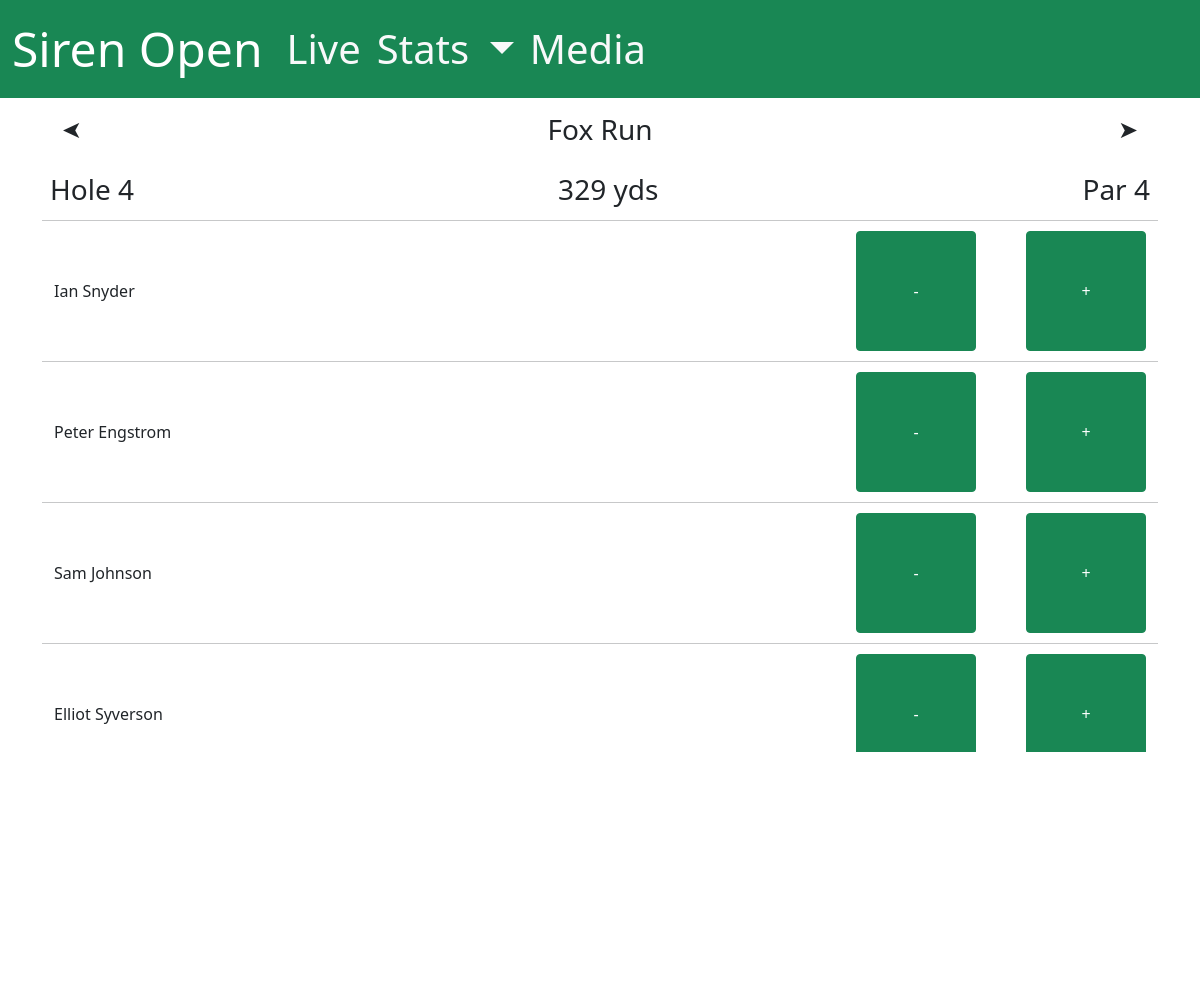
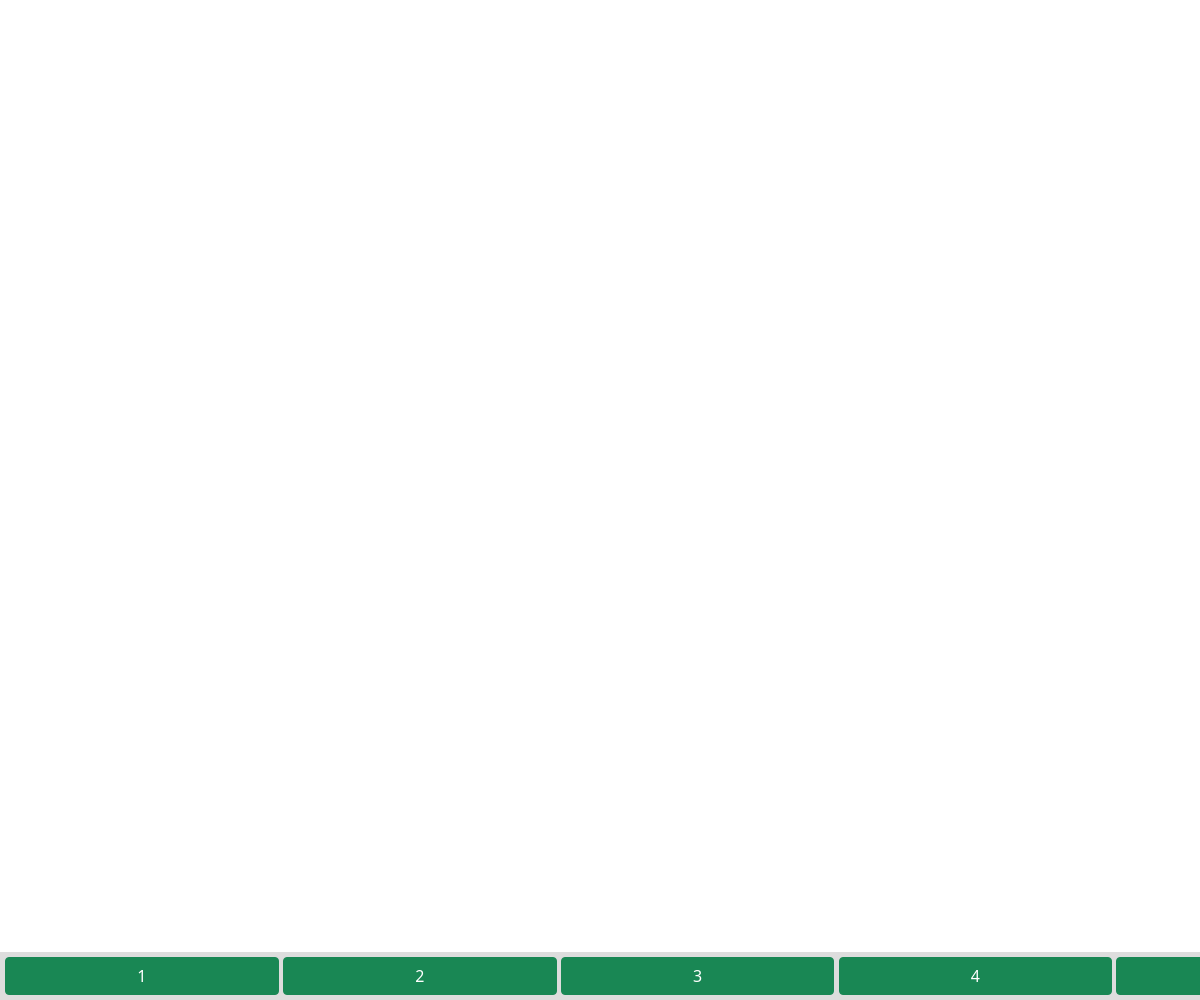
The page /live/Fox Run/4 on the database its author committed (2 pictures, top to bottom).
### app/models.py (models this page shows, shortened)
class Course(db.Model):
    __tablename__ = 'course'
    id = mapped_column(Integer, primary_key=True)
    name = mapped_column(String(255), nullable=False)
    layouts = relationship("Layout", backref="course")

class Hole(db.Model):
    __tablename__ = 'hole'
    id = mapped_column(Integer, primary_key=True)
    number = mapped_column(Integer, nullable=False) # Hole number on the course
    par = mapped_column(Integer, nullable=False) # Hole number on the course
    distance = mapped_column(Integer) # Hole number on the course
    layouts = relationship("Layout", secondary="layout_holes", viewonly=True)
    scores = relationship("HoleScore", backref="hole")

class HoleScore(db.Model):
    __tablename__ = 'hole_score'
    __table_args__ = (
        db.PrimaryKeyConstraint('round_id', 'hole_id'),
    )
    round_id = mapped_column(Integer, ForeignKey('round.id'), primary_key=True)
    hole_id = mapped_column(Integer, ForeignKey('hole.id'), primary_key=True)
    score = mapped_column(Integer)

class Golfer(db.Model):
    __tablename__ = 'golfer'  # Explicitly set the table name
    id = mapped_column(Integer, primary_key=True)
    name = mapped_column(String(255), nullable=False)
    rounds = relationship("Round", backref="golfer")  # Relationship to Round

### app/routes/live.py (the view)
@app.route('/live/<course>/<hole>')
def live_detail(course: str = 'Fox Run', hole: int = 1):
    return render_live_detail(course=course, hole=hole)

### app/handlers/live.py (called while the page is built)
def render_live_detail(course: str, hole: int):
    all_courses = sorted([c.name for c in db.session.query(Course).all()])
    hole_scores = (
        db.session.query(HoleScore)
        .join(Hole)
        .join(Round)
        .join(Layout)
        .join(Course)
        .join(Tournament)
    ).filter(
        (Course.name == course) &
        (Tournament.year == CURRENT_YEAR) &
        (Hole.number == int(hole))
    ).all()
    num_holes = len(hole_scores[0].round.layout.holes)
    hole = hole_scores[0].hole
    return render_template(
        'live/live_detail.html',
        all_courses=all_courses,
        course=course,
        num_holes=num_holes,
        hole=hole,
        hole_scores=hole_scores
    )

### app/templates/live/live_detail.html (shortened to what this page needs)
{% extends "base.html" %}
{% block content %}
<link rel="stylesheet" href="{{ url_for('static', filename='css/live.css') }}">
<div id="live-detail-content" class="scrollable-content">
  {% include "live/live_course_selection.html" %}
  <div class="m-2 d-flex justify-content-between">
    <span class="fs-3">Hole {{hole.number}}</span>
    {% if hole.distance %}
    {% if course == 'Fox Run' %}
    <span class="fs-3">{{hole.distance}} yds</span>
    {% else %}
    <span class="fs-3">{{hole.distance}} ft</span>
    {% endif %}
    {% endif %}
    <span class="fs-3">Par {{hole.par}}</span>
  </div>
  <div id="detail-scroll-bar" style="padding-bottom: 17%;">
    {% for hs in hole_scores %}
    <hr style="margin-top: 10px; margin-bottom: 10px">
    <div class="container">
      <div class="d-flex justify-content-between align-items-center">
        <span>{{ hs.round.golfer.name }}</span>
        <div class="d-flex align-items-center">
          <form action="/update_score" method="post">
            <button type="submit" class="btn btn-success square-button">-</button>
          </form>
          <form action="/update_score" method="post">
            <button type="submit" class="btn btn-success square-button">+</button>
          </form>
        </div>
      </div>
    </div>
    {% endfor %}
  </div>
</div>
{% include "live/live_hole_selection.html" %}
{% endblock %}

### app/templates/live/live_course_selection.html
<div class="navigation-container" style="border: none;">
    {% if hole %}
    <a class="arrow-button text-dark" style="transform: scaleX(-1);"
        href="{{ url_for('live_detail', course=all_courses[(all_courses.index(course)-1) % all_courses|length], hole=1) }}">&#x27A4;</a>
    {% else %}
    <a class="arrow-button text-dark" style="transform: scaleX(-1);"
        href="{{ url_for('live_summary', course=all_courses[(all_courses.index(course)-1) % all_courses|length]) }}">&#x27A4;</a>
    {% endif %}
    <a class="text-center fs-3 course-nav-text text-dark" href="{{ url_for('live_summary', course=course) }}">{{ course }}</a>
    {% if hole %}
    <a class="arrow-button text-dark"
        href="{{ url_for('live_detail', course=all_courses[(all_courses.index(course)+1) % all_courses|length], hole=1) }}">&#x27A4;</a>
    {% else %}
    <a class="arrow-button text-dark"
        href="{{ url_for('live_summary', course=all_courses[(all_courses.index(course)+1) % all_courses|length]) }}">&#x27A4;</a>
    {% endif %}
</div>

### app/static/css/live.css (style rules this page uses)
* { box-sizing: border-box; }
body { margin: 0; padding: 0; height: 100vh; }
.scrollable-content { overflow-y: auto; }
.square-button { width: 10vw; height: 10vw; padding: 0; }
.navigation-container { display: flex; align-items: center; justify-content: space-between; padding: 10px 20px; border: 1px solid #dee2e6; }
.arrow-button { font-size: 1.5em; color: #ffffff; cursor: pointer; text-decoration: none; }
.course-nav-text { color: #ffffff; cursor: pointer; text-decoration: none; }

### rows shown on the page
Course: name "Fox Run"
Hole: number "4", distance "329", par "4"
HoleScore: round.golfer.name "Ian Snyder"
HoleScore: round.golfer.name "Peter Engstrom"
HoleScore: round.golfer.name "Sam Johnson"
HoleScore: round.golfer.name "Elliot Syverson"

### other values the page prints
{{ i+1 }} "1" "2" "3" "4"
